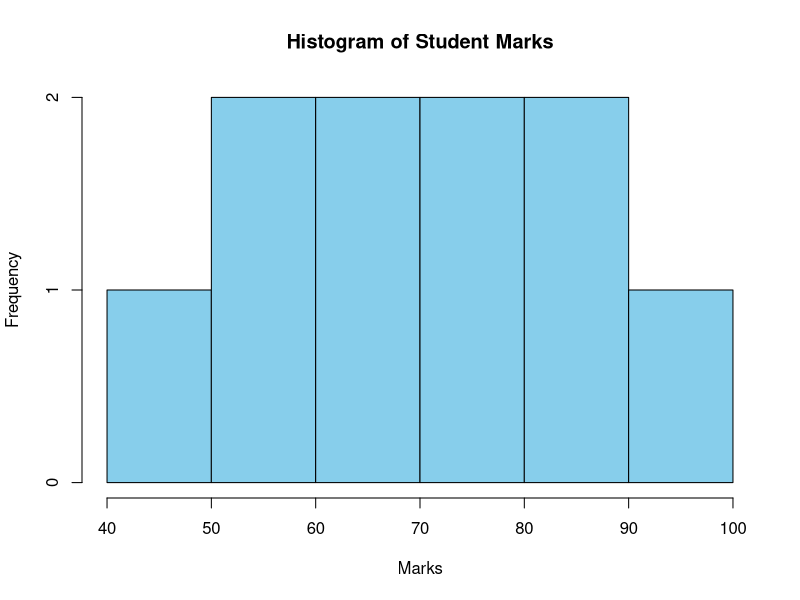

Recreate this plot in R.

marks <- c(45, 55, 60, 65, 70, 75, 80, 85, 90, 95)


hist(marks,
     main = "Histogram of Student Marks",
     xlab = "Marks",
     ylab = "Frequency",
     col = "skyblue",
     border = "black")
